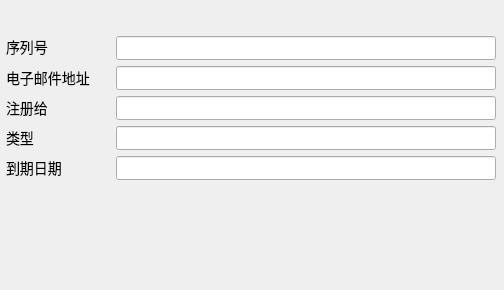
<?xml version="1.0" encoding="UTF-8"?>
<ui version="4.0">
 <class>Form</class>
 <widget class="QWidget" name="Form">
  <property name="geometry">
   <rect>
    <x>0</x>
    <y>0</y>
    <width>504</width>
    <height>290</height>
   </rect>
  </property>
  <property name="sizePolicy">
   <sizepolicy hsizetype="Fixed" vsizetype="Fixed">
    <horstretch>0</horstretch>
    <verstretch>0</verstretch>
   </sizepolicy>
  </property>
  <property name="minimumSize">
   <size>
    <width>500</width>
    <height>200</height>
   </size>
  </property>
  <property name="maximumSize">
   <size>
    <width>504</width>
    <height>290</height>
   </size>
  </property>
  <property name="windowTitle">
   <string>颜色</string>
  </property>
  <layout class="QVBoxLayout" name="verticalLayout_3">
   <property name="leftMargin">
    <number>6</number>
   </property>
   <property name="topMargin">
    <number>6</number>
   </property>
   <property name="rightMargin">
    <number>6</number>
   </property>
   <property name="bottomMargin">
    <number>6</number>
   </property>
   <item>
    <layout class="QHBoxLayout" name="horizontalLayout_3">
     <property name="topMargin">
      <number>10</number>
     </property>
     <item>
      <widget class="QLabel" name="label_3">
       <property name="styleSheet">
        <string>QLineEdit {font-size: 14px;color: #f8f8f8; border-color: transparent;}</string>
       </property>
       <property name="text">
        <string/>
       </property>
       <property name="pixmap">
        <pixmap resource="../icons/icons.qrc">:/icons/licman.png</pixmap>
       </property>
       <property name="alignment">
        <set>Qt::AlignCenter</set>
       </property>
      </widget>
     </item>
    </layout>
   </item>
   <item>
    <layout class="QVBoxLayout" name="verticalLayout">
     <property name="bottomMargin">
      <number>0</number>
     </property>
     <item>
      <layout class="QHBoxLayout" name="horizontalLayout_2">
       <property name="spacing">
        <number>2</number>
       </property>
       <property name="rightMargin">
        <number>2</number>
       </property>
       <item>
        <layout class="QVBoxLayout" name="verticalLayout_2">
         <property name="spacing">
          <number>6</number>
         </property>
         <property name="bottomMargin">
          <number>0</number>
         </property>
         <item>
          <layout class="QFormLayout" name="formLayout">
           <property name="sizeConstraint">
            <enum>QLayout::SetMinimumSize</enum>
           </property>
           <property name="horizontalSpacing">
            <number>0</number>
           </property>
           <item row="0" column="0">
            <widget class="QLabel" name="label">
             <property name="sizePolicy">
              <sizepolicy hsizetype="Minimum" vsizetype="Fixed">
               <horstretch>0</horstretch>
               <verstretch>0</verstretch>
              </sizepolicy>
             </property>
             <property name="minimumSize">
              <size>
               <width>110</width>
               <height>0</height>
              </size>
             </property>
             <property name="styleSheet">
              <string notr="true">font-size: 14px;</string>
             </property>
             <property name="text">
              <string>序列号</string>
             </property>
            </widget>
           </item>
           <item row="0" column="1">
            <widget class="QLineEdit" name="licman_status_serial">
             <property name="font">
              <font>
               <family>MS Shell Dlg 2</family>
               <pointsize>-1</pointsize>
               <weight>50</weight>
               <italic>false</italic>
               <bold>false</bold>
              </font>
             </property>
             <property name="styleSheet">
              <string notr="true">QLineEdit {font-size: 14px;color: #f8f8f8; border-color: transparent;}</string>
             </property>
             <property name="inputMethodHints">
              <set>Qt::ImhDigitsOnly|Qt::ImhPreferNumbers</set>
             </property>
             <property name="maxLength">
              <number>20</number>
             </property>
             <property name="readOnly">
              <bool>true</bool>
             </property>
             <property name="clearButtonEnabled">
              <bool>true</bool>
             </property>
            </widget>
           </item>
          </layout>
         </item>
         <item>
          <layout class="QFormLayout" name="formLayout_2">
           <property name="sizeConstraint">
            <enum>QLayout::SetMinimumSize</enum>
           </property>
           <property name="horizontalSpacing">
            <number>0</number>
           </property>
           <item row="0" column="0">
            <widget class="QLabel" name="label_2">
             <property name="minimumSize">
              <size>
               <width>110</width>
               <height>0</height>
              </size>
             </property>
             <property name="styleSheet">
              <string notr="true">font-size: 14px;</string>
             </property>
             <property name="text">
              <string>电子邮件地址</string>
             </property>
            </widget>
           </item>
           <item row="0" column="1">
            <widget class="QLineEdit" name="licman_status_email">
             <property name="styleSheet">
              <string notr="true">QLineEdit {font-size: 14px;color: #f8f8f8; border-color: transparent;}</string>
             </property>
             <property name="inputMethodHints">
              <set>Qt::ImhEmailCharactersOnly</set>
             </property>
             <property name="inputMask">
              <string/>
             </property>
             <property name="maxLength">
              <number>32767</number>
             </property>
             <property name="readOnly">
              <bool>true</bool>
             </property>
             <property name="clearButtonEnabled">
              <bool>true</bool>
             </property>
            </widget>
           </item>
          </layout>
         </item>
         <item>
          <layout class="QFormLayout" name="formLayout_3">
           <property name="horizontalSpacing">
            <number>0</number>
           </property>
           <property name="bottomMargin">
            <number>0</number>
           </property>
           <item row="0" column="0">
            <widget class="QLabel" name="label_4">
             <property name="minimumSize">
              <size>
               <width>110</width>
               <height>0</height>
              </size>
             </property>
             <property name="styleSheet">
              <string notr="true">font-size: 14px;</string>
             </property>
             <property name="text">
              <string>注册给</string>
             </property>
            </widget>
           </item>
           <item row="0" column="1">
            <widget class="QLineEdit" name="licman_status_name">
             <property name="styleSheet">
              <string notr="true">QLineEdit {font-size: 14px;color: #f8f8f8; border-color: transparent;}</string>
             </property>
             <property name="readOnly">
              <bool>true</bool>
             </property>
            </widget>
           </item>
          </layout>
         </item>
         <item>
          <layout class="QFormLayout" name="formLayout_4">
           <property name="horizontalSpacing">
            <number>0</number>
           </property>
           <item row="0" column="0">
            <widget class="QLabel" name="label_5">
             <property name="minimumSize">
              <size>
               <width>110</width>
               <height>0</height>
              </size>
             </property>
             <property name="styleSheet">
              <string notr="true">font-size: 14px;</string>
             </property>
             <property name="text">
              <string>类型</string>
             </property>
            </widget>
           </item>
           <item row="0" column="1">
            <widget class="QLineEdit" name="licman_status_type">
             <property name="styleSheet">
              <string notr="true">QLineEdit {font-size: 14px;color: #f8f8f8; border-color: transparent;}</string>
             </property>
             <property name="readOnly">
              <bool>true</bool>
             </property>
            </widget>
           </item>
          </layout>
         </item>
         <item>
          <layout class="QFormLayout" name="formLayout_5">
           <property name="horizontalSpacing">
            <number>0</number>
           </property>
           <item row="0" column="0">
            <widget class="QLabel" name="label_6">
             <property name="sizePolicy">
              <sizepolicy hsizetype="Minimum" vsizetype="Preferred">
               <horstretch>0</horstretch>
               <verstretch>0</verstretch>
              </sizepolicy>
             </property>
             <property name="minimumSize">
              <size>
               <width>110</width>
               <height>0</height>
              </size>
             </property>
             <property name="styleSheet">
              <string notr="true">font-size: 14px;</string>
             </property>
             <property name="text">
              <string>到期日期</string>
             </property>
            </widget>
           </item>
           <item row="0" column="1">
            <widget class="QLineEdit" name="licman_status_expires">
             <property name="styleSheet">
              <string notr="true">QLineEdit {font-size: 14px;color: #f8f8f8; border-color: transparent;}</string>
             </property>
             <property name="readOnly">
              <bool>true</bool>
             </property>
            </widget>
           </item>
          </layout>
         </item>
        </layout>
       </item>
      </layout>
     </item>
    </layout>
   </item>
   <item>
    <spacer name="verticalSpacer">
     <property name="styleSheet">
      <string>QLineEdit {font-size: 14px;color: #f8f8f8; border-color: transparent;}</string>
     </property>
     <property name="orientation">
      <enum>Qt::Vertical</enum>
     </property>
     <property name="sizeHint" stdset="0">
      <size>
       <width>20</width>
       <height>1</height>
      </size>
     </property>
    </spacer>
   </item>
  </layout>
 </widget>
 <resources>
  <include location="../icons/icons.qrc"/>
 </resources>
 <connections/>
</ui>
